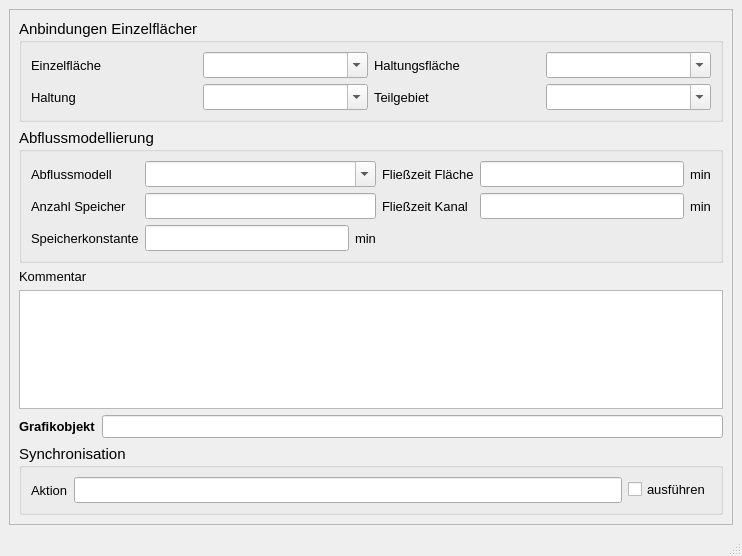
<?xml version="1.0" encoding="UTF-8"?>
<ui version="4.0">
 <class>MainWindow</class>
 <widget class="QMainWindow" name="MainWindow">
  <property name="geometry">
   <rect>
    <x>0</x>
    <y>0</y>
    <width>742</width>
    <height>556</height>
   </rect>
  </property>
  <property name="minimumSize">
   <size>
    <width>570</width>
    <height>490</height>
   </size>
  </property>
  <property name="font">
   <font>
    <family>Tahoma</family>
    <pointsize>10</pointsize>
   </font>
  </property>
  <property name="windowTitle">
   <string>Anbindung Flächen</string>
  </property>
  <property name="layoutDirection">
   <enum>Qt::LeftToRight</enum>
  </property>
  <widget class="QWidget" name="centralwidget">
   <layout class="QGridLayout" name="gridLayout">
    <item row="0" column="0">
     <widget class="QScrollArea" name="scrollArea">
      <property name="widgetResizable">
       <bool>true</bool>
      </property>
      <widget class="QWidget" name="scrollAreaWidgetContents">
       <property name="geometry">
        <rect>
         <x>0</x>
         <y>0</y>
         <width>718</width>
         <height>506</height>
        </rect>
       </property>
       <layout class="QGridLayout" name="gridLayout_2">
        <item row="0" column="0" colspan="2">
         <widget class="QGroupBox" name="groupBox">
          <property name="font">
           <font>
            <family>Tahoma</family>
            <pointsize>11</pointsize>
            <weight>50</weight>
            <bold>false</bold>
           </font>
          </property>
          <property name="title">
           <string>Anbindungen Einzelflächen</string>
          </property>
          <layout class="QGridLayout" name="gridLayout_3">
           <item row="0" column="0">
            <widget class="QLabel" name="label_4">
             <property name="font">
              <font>
               <family>Tahoma</family>
               <pointsize>10</pointsize>
               <weight>50</weight>
               <bold>false</bold>
              </font>
             </property>
             <property name="text">
              <string>Einzelfläche</string>
             </property>
             <property name="alignment">
              <set>Qt::AlignLeading|Qt::AlignLeft|Qt::AlignVCenter</set>
             </property>
            </widget>
           </item>
           <item row="0" column="1">
            <widget class="QComboBox" name="flnam">
             <property name="toolTip">
              <string>&lt;html&gt;&lt;head/&gt;&lt;body&gt;&lt;p&gt;Name der angebundenen Einzelfläche&lt;/p&gt;&lt;/body&gt;&lt;/html&gt;</string>
             </property>
             <property name="statusTip">
              <string>Name der angebundenen Einzelfläche</string>
             </property>
             <property name="editable">
              <bool>true</bool>
             </property>
            </widget>
           </item>
           <item row="0" column="2">
            <widget class="QLabel" name="label_23">
             <property name="font">
              <font>
               <family>Tahoma</family>
               <pointsize>10</pointsize>
               <weight>50</weight>
               <bold>false</bold>
              </font>
             </property>
             <property name="text">
              <string>Haltungsfläche</string>
             </property>
             <property name="alignment">
              <set>Qt::AlignLeading|Qt::AlignLeft|Qt::AlignVCenter</set>
             </property>
            </widget>
           </item>
           <item row="0" column="3">
            <widget class="QComboBox" name="tezgnam">
             <property name="toolTip">
              <string>&lt;html&gt;&lt;head/&gt;&lt;body&gt;&lt;p&gt;Name der angebundenen Haltungsfläche (für aufzuteilende Flächen)&lt;/p&gt;&lt;/body&gt;&lt;/html&gt;</string>
             </property>
             <property name="statusTip">
              <string>Name der angebundenen Haltungsfläche (für aufzuteilende Flächen)</string>
             </property>
             <property name="editable">
              <bool>true</bool>
             </property>
            </widget>
           </item>
           <item row="1" column="0">
            <widget class="QLabel" name="label_20">
             <property name="font">
              <font>
               <family>Tahoma</family>
               <pointsize>10</pointsize>
               <weight>50</weight>
               <bold>false</bold>
              </font>
             </property>
             <property name="text">
              <string>Haltung</string>
             </property>
             <property name="alignment">
              <set>Qt::AlignLeading|Qt::AlignLeft|Qt::AlignVCenter</set>
             </property>
            </widget>
           </item>
           <item row="1" column="1">
            <widget class="QComboBox" name="haltnam">
             <property name="toolTip">
              <string>&lt;html&gt;&lt;head/&gt;&lt;body&gt;&lt;p&gt;Haltung, welche die Fläche anbindet&lt;/p&gt;&lt;/body&gt;&lt;/html&gt;</string>
             </property>
             <property name="statusTip">
              <string>Haltung, welche die Fläche anbindet</string>
             </property>
             <property name="editable">
              <bool>true</bool>
             </property>
            </widget>
           </item>
           <item row="1" column="2">
            <widget class="QLabel" name="label_22">
             <property name="font">
              <font>
               <family>Tahoma</family>
               <pointsize>10</pointsize>
               <weight>50</weight>
               <bold>false</bold>
              </font>
             </property>
             <property name="text">
              <string>Teilgebiet</string>
             </property>
             <property name="alignment">
              <set>Qt::AlignLeading|Qt::AlignLeft|Qt::AlignVCenter</set>
             </property>
            </widget>
           </item>
           <item row="1" column="3">
            <widget class="QComboBox" name="teilgebiet">
             <property name="toolTip">
              <string>&lt;html&gt;&lt;head/&gt;&lt;body&gt;&lt;p&gt;Zuordnung zu definiertem Teilgebiet&lt;/p&gt;&lt;/body&gt;&lt;/html&gt;</string>
             </property>
             <property name="statusTip">
              <string>Zuordnung zu definiertem Teilgebiet</string>
             </property>
             <property name="editable">
              <bool>true</bool>
             </property>
            </widget>
           </item>
          </layout>
         </widget>
        </item>
        <item row="1" column="0" colspan="2">
         <widget class="QGroupBox" name="groupBox_2">
          <property name="font">
           <font>
            <family>Tahoma</family>
            <pointsize>11</pointsize>
            <weight>50</weight>
            <bold>false</bold>
           </font>
          </property>
          <property name="title">
           <string>Abflussmodellierung</string>
          </property>
          <layout class="QGridLayout" name="gridLayout_4">
           <item row="0" column="0">
            <widget class="QLabel" name="label_24">
             <property name="font">
              <font>
               <family>Tahoma</family>
               <pointsize>10</pointsize>
               <weight>50</weight>
               <bold>false</bold>
              </font>
             </property>
             <property name="layoutDirection">
              <enum>Qt::LeftToRight</enum>
             </property>
             <property name="text">
              <string>Abflussmodell</string>
             </property>
             <property name="alignment">
              <set>Qt::AlignLeading|Qt::AlignLeft|Qt::AlignVCenter</set>
             </property>
            </widget>
           </item>
           <item row="0" column="1" colspan="2">
            <widget class="QComboBox" name="abflusstyp">
             <property name="toolTip">
              <string>&lt;html&gt;&lt;head/&gt;&lt;body&gt;&lt;p&gt;Auswahl aus Tabelle &lt;span style=&quot; font-style:italic;&quot;&gt;Abflusstypen&lt;/span&gt;&lt;/p&gt;&lt;/body&gt;&lt;/html&gt;</string>
             </property>
             <property name="statusTip">
              <string>Auswahl aus Tabelle &quot;Abflusstypen&quot;</string>
             </property>
             <property name="editable">
              <bool>true</bool>
             </property>
            </widget>
           </item>
           <item row="0" column="3">
            <widget class="QLabel" name="label_15">
             <property name="font">
              <font>
               <family>Tahoma</family>
               <pointsize>10</pointsize>
               <weight>50</weight>
               <bold>false</bold>
              </font>
             </property>
             <property name="text">
              <string>Fließzeit Fläche</string>
             </property>
             <property name="alignment">
              <set>Qt::AlignLeading|Qt::AlignLeft|Qt::AlignVCenter</set>
             </property>
            </widget>
           </item>
           <item row="0" column="4">
            <widget class="QLineEdit" name="fliesszeitflaeche">
             <property name="toolTip">
              <string>&lt;html&gt;&lt;head/&gt;&lt;body&gt;&lt;p&gt;Mittlere Fließzeit für den Oberflächenabfluss / Schwerpunktlaufzeit&lt;/p&gt;&lt;/body&gt;&lt;/html&gt;</string>
             </property>
             <property name="statusTip">
              <string>Mittlere Fließzeit für den Oberflächenabfluss / Schwerpunktlaufzeit</string>
             </property>
            </widget>
           </item>
           <item row="0" column="5">
            <widget class="QLabel" name="label_10">
             <property name="font">
              <font>
               <family>Tahoma</family>
               <pointsize>10</pointsize>
               <weight>50</weight>
               <bold>false</bold>
              </font>
             </property>
             <property name="text">
              <string>min</string>
             </property>
            </widget>
           </item>
           <item row="1" column="0">
            <widget class="QLabel" name="label_5">
             <property name="font">
              <font>
               <family>Tahoma</family>
               <pointsize>10</pointsize>
               <weight>50</weight>
               <bold>false</bold>
              </font>
             </property>
             <property name="text">
              <string>Anzahl Speicher</string>
             </property>
             <property name="alignment">
              <set>Qt::AlignLeading|Qt::AlignLeft|Qt::AlignVCenter</set>
             </property>
            </widget>
           </item>
           <item row="1" column="1" colspan="2">
            <widget class="QLineEdit" name="speicherzahl">
             <property name="toolTip">
              <string/>
             </property>
             <property name="statusTip">
              <string/>
             </property>
            </widget>
           </item>
           <item row="1" column="3">
            <widget class="QLabel" name="label_9">
             <property name="font">
              <font>
               <family>Tahoma</family>
               <pointsize>10</pointsize>
               <weight>50</weight>
               <bold>false</bold>
              </font>
             </property>
             <property name="text">
              <string>Fließzeit Kanal</string>
             </property>
             <property name="alignment">
              <set>Qt::AlignLeading|Qt::AlignLeft|Qt::AlignVCenter</set>
             </property>
            </widget>
           </item>
           <item row="1" column="4">
            <widget class="QLineEdit" name="fliesszeitkanal">
             <property name="toolTip">
              <string>&lt;html&gt;&lt;head/&gt;&lt;body&gt;&lt;p&gt;Mittlere Fließzeit des Oberflächenabflusses im Anschlusskanal&lt;/p&gt;&lt;/body&gt;&lt;/html&gt;</string>
             </property>
             <property name="statusTip">
              <string>Mittlere Fließzeit des Oberflächenabflusses im Anschlusskanal</string>
             </property>
            </widget>
           </item>
           <item row="1" column="5">
            <widget class="QLabel" name="label_11">
             <property name="font">
              <font>
               <family>Tahoma</family>
               <pointsize>10</pointsize>
               <weight>50</weight>
               <bold>false</bold>
              </font>
             </property>
             <property name="text">
              <string>min</string>
             </property>
            </widget>
           </item>
           <item row="2" column="0">
            <widget class="QLabel" name="label_6">
             <property name="font">
              <font>
               <family>Tahoma</family>
               <pointsize>10</pointsize>
               <weight>50</weight>
               <bold>false</bold>
              </font>
             </property>
             <property name="text">
              <string>Speicherkonstante</string>
             </property>
             <property name="alignment">
              <set>Qt::AlignLeading|Qt::AlignLeft|Qt::AlignVCenter</set>
             </property>
            </widget>
           </item>
           <item row="2" column="1">
            <widget class="QLineEdit" name="speicherkonst">
             <property name="toolTip">
              <string>&lt;html&gt;&lt;head/&gt;&lt;body&gt;&lt;p&gt;Speicherkonstante K&lt;/p&gt;&lt;/body&gt;&lt;/html&gt;</string>
             </property>
             <property name="statusTip">
              <string>Speicherkonstante K</string>
             </property>
            </widget>
           </item>
           <item row="2" column="2">
            <widget class="QLabel" name="label_7">
             <property name="font">
              <font>
               <family>Tahoma</family>
               <pointsize>10</pointsize>
               <weight>50</weight>
               <bold>false</bold>
              </font>
             </property>
             <property name="text">
              <string>min</string>
             </property>
            </widget>
           </item>
          </layout>
         </widget>
        </item>
        <item row="2" column="0">
         <widget class="QLabel" name="label_25">
          <property name="font">
           <font>
            <family>Tahoma</family>
            <pointsize>10</pointsize>
           </font>
          </property>
          <property name="text">
           <string>Kommentar</string>
          </property>
         </widget>
        </item>
        <item row="3" column="0" colspan="2">
         <widget class="QTextEdit" name="kommentar">
          <property name="font">
           <font>
            <family>Tahoma</family>
            <pointsize>10</pointsize>
           </font>
          </property>
          <property name="toolTip">
           <string>&lt;html&gt;&lt;head/&gt;&lt;body&gt;&lt;p&gt;Platz für zusätzliche Kommentare&lt;/p&gt;&lt;/body&gt;&lt;/html&gt;</string>
          </property>
          <property name="statusTip">
           <string>Platz für zusätzliche Kommentare</string>
          </property>
         </widget>
        </item>
        <item row="4" column="0">
         <widget class="QLabel" name="label_21">
          <property name="font">
           <font>
            <family>Tahoma</family>
            <pointsize>10</pointsize>
            <weight>75</weight>
            <bold>true</bold>
           </font>
          </property>
          <property name="text">
           <string>Grafikobjekt</string>
          </property>
         </widget>
        </item>
        <item row="4" column="1">
         <widget class="QLineEdit" name="objekt">
          <property name="toolTip">
           <string>&lt;html&gt;&lt;head/&gt;&lt;body&gt;&lt;p&gt;Textbeschreibung (WKT) des Grafikobjekts&lt;/p&gt;&lt;/body&gt;&lt;/html&gt;</string>
          </property>
          <property name="statusTip">
           <string>Textbeschreibung des Grafikobjekts</string>
          </property>
         </widget>
        </item>
        <item row="5" column="0" colspan="2">
         <widget class="QGroupBox" name="groupBox_sync">
          <property name="font">
           <font>
            <family>Tahoma</family>
            <pointsize>11</pointsize>
           </font>
          </property>
          <property name="title">
           <string>Synchronisation</string>
          </property>
          <layout class="QGridLayout" name="gridLayout_5">
           <item row="0" column="0">
            <widget class="QLabel" name="label_19">
             <property name="font">
              <font>
               <family>Tahoma</family>
               <pointsize>10</pointsize>
              </font>
             </property>
             <property name="text">
              <string>Aktion</string>
             </property>
            </widget>
           </item>
           <item row="0" column="1">
            <widget class="QLineEdit" name="aktion">
             <property name="toolTip">
              <string>&lt;html&gt;&lt;head/&gt;&lt;body&gt;&lt;p&gt;Maßnahme zur Synchronisation&lt;/p&gt;&lt;/body&gt;&lt;/html&gt;</string>
             </property>
             <property name="statusTip">
              <string>Maßnahme zur Synchronisation</string>
             </property>
            </widget>
           </item>
           <item row="0" column="2">
            <widget class="QCheckBox" name="status">
             <property name="font">
              <font>
               <family>Tahoma</family>
               <pointsize>10</pointsize>
              </font>
             </property>
             <property name="toolTip">
              <string>Synchronisation aktivieren</string>
             </property>
             <property name="statusTip">
              <string>Synchronisation aktivieren</string>
             </property>
             <property name="text">
              <string>ausführen</string>
             </property>
            </widget>
           </item>
          </layout>
         </widget>
        </item>
       </layout>
      </widget>
     </widget>
    </item>
   </layout>
  </widget>
  <widget class="QStatusBar" name="statusbar"/>
 </widget>
 <tabstops>
  <tabstop>teilgebiet</tabstop>
 </tabstops>
 <resources/>
 <connections/>
</ui>
